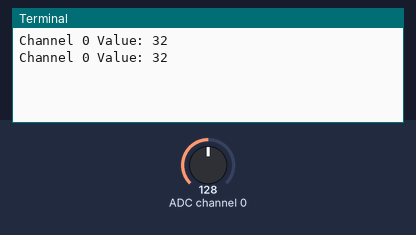
A program run on a simulated Raspberry Pi (BCM pin numbers). On the bench: the last lines printed to the terminal. The test bench sets the inputs (shaded band); at power-on: ADC channel 0 = 128 (analog values on the 0–255 scale).

Above: at 1.2 s.
1.3 s: ADC channel 0 set to 97
At 2.4 s:
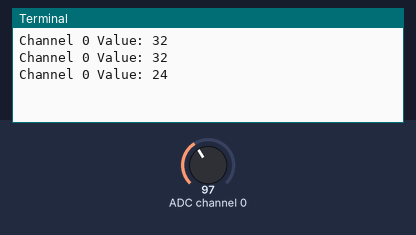
2.8 s: ADC channel 0 set to 103
At 3.8 s:
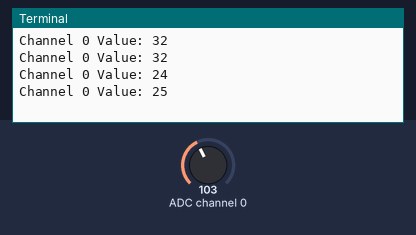
Timing chart, 0 to 5.8 s (numbered marks = the images above; inputs shaded):
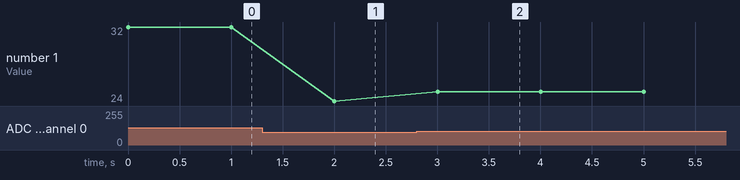

Measured:
- after the input at 1.3 s, the terminal: prints a new line after 0.70 s (image 1)
- after the input at 2.8 s, the terminal: prints a new line after 0.20 s (image 2)
- plotted number 1: 32 → 24 after the input at 1.3 s, 24 → 25 after the input at 2.8 s

The program:

02_adc0834.py
```python
import spidev
import time

def f(num):
    binary_16bit = f'{num:08b}'  # 16ビットの2進数にゼロ埋め
    binary_8x2bit = ' '.join(binary_16bit[i:i+2] for i in range(0, len(binary_16bit), 2))
    return binary_8x2bit

class ADC0834:
    def __init__(self, bus=0, device=0):
        self.spi = spidev.SpiDev()
        self.spi.open(bus, device)
        self.spi.max_speed_hz = 100 * 1000  # 最大通信速度（100kHz）

    def read_channel(self, channel):
        if channel < 0 or channel > 3:
            raise ValueError("Channel must be between 0 and 3.")

        # コマンド構築
        start_bit = 0x01
        mode_bit = 0x80  # シングルエンドモード
        channel_bits = channel << 4
        command = [start_bit, mode_bit | channel_bits, 0x00, 0x00]

        # SPI通信 (spidev の xfer2 メソッドを使用)
        result = self.spi.xfer2(command)

        # データ処理
        # print('{} / {} / {} / {}'.format(f(result[0]), f(result[1]), f(result[2]), f(result[3])))
        high_byte = result[1] & 0x0f  # 上位2ビット 8 4 2 1
        low_byte = result[2] & 0xf0  # 下位8ビット
        # print('{} / {}'.format(f(high_byte), f(low_byte)))
        value = (high_byte << 4) | (low_byte >> 4)
        return value

    def close(self):
        self.spi.close()

while True:
    # ADC0834 の初期化
    adc = ADC0834(bus=0, device=0)

    # チャンネル0のデータを取得
    try:
        value = adc.read_channel(0)
        # print("Channel 0 Value: {} / {}".format(value, f(value)))
        print("Channel 0 Value: {}".format(value))
    finally:
        adc.close()
    time.sleep(1)
```
